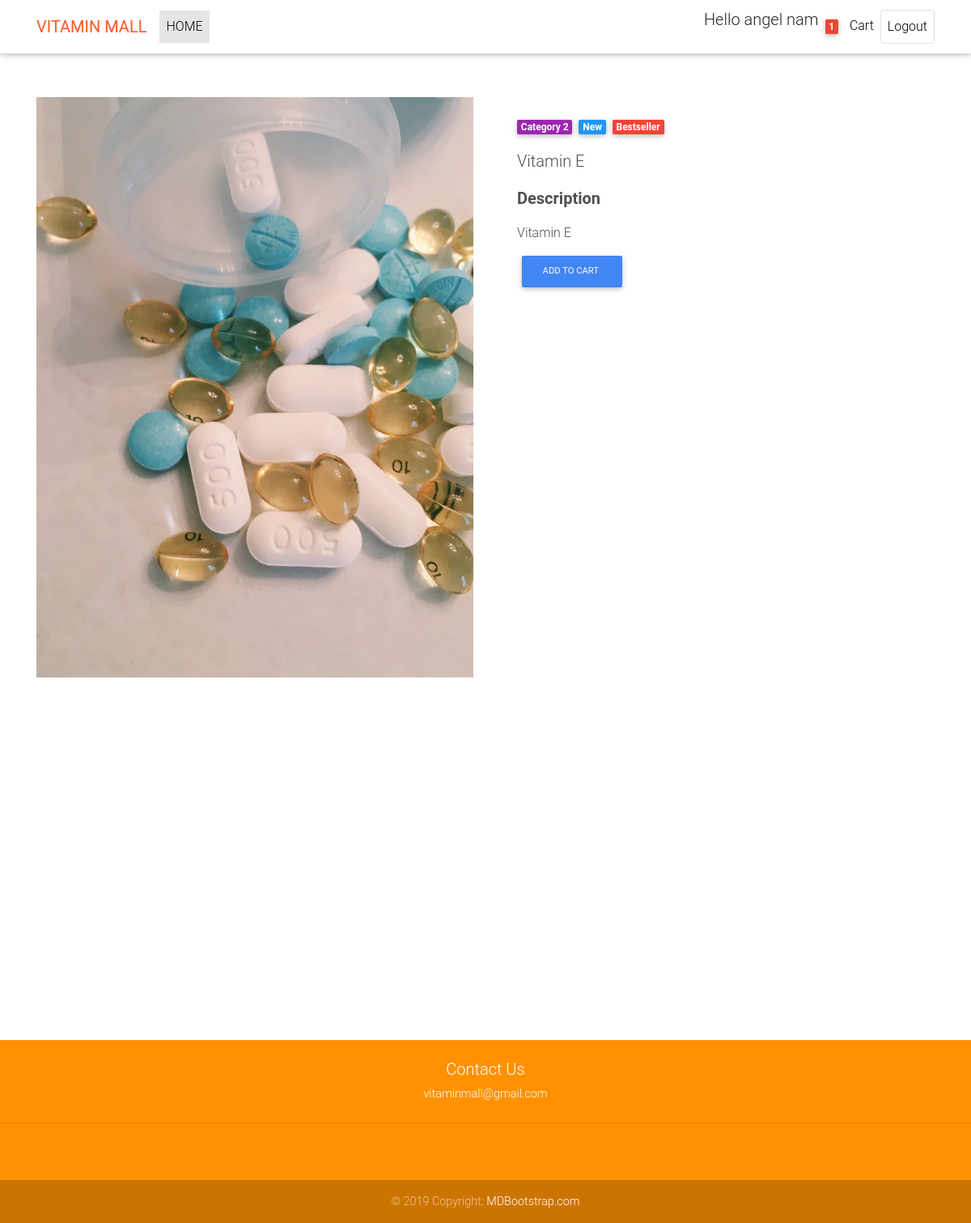
Page /main/product/4 (signed in) on the committed database.
### vitaminapp/models.py (models this page shows, shortened)
class User(models.Model):
    first_name = models.CharField(max_length=255)
    last_name = models.CharField(max_length=255)
    email = models.EmailField(max_length=255)
    password = models.CharField(max_length=255)
    register_date = models.DateTimeField(auto_now_add=True, verbose_name="modification_date ")
    created_at = models.DateField(auto_now_add=True)
    updated_at = models.DateField(auto_now=True)
    profile_pic = models.ImageField(null=True, blank=True, upload_to='images')
    objects = UserManager()
    class Meta:
        db_table = 'vitamin_user'
        verbose_name = 'user'
        verbose_name_plural = 'user'

class Product(models.Model):
    product_name = models.CharField(max_length=45,blank=True)
    price= models.IntegerField(verbose_name='product_price' )
    description = models.TextField(verbose_name='product_info')
    stock = models.IntegerField(verbose_name='product_stock')
    date = models.DateTimeField()
    created_at = models.DateField(auto_now_add=True)
    updated_at = models.DateField(auto_now=True)
    product_pic = models.ImageField(null=True, blank=True, upload_to='product_images')
    objects = ProductManager()
    class Meta:
        db_table = 'vitamin_product'
        verbose_name = 'product'
        verbose_name_plural = 'product'

### vitaminapp/views.py (the view)
# urls.py: path('main/product/<int:id>', views.loggedin_product),
def loggedin_product(request, id):
    context = {
        'one_product': Product.objects.get(id=id),
        'this_user': User.objects.get(id=request.session['user_id'])
    }
    return render(request, "loggedin_product.html", context)

### vitaminapp/templates/loggedin_product.html (shortened to what this page needs)
{% load static %}
<!DOCTYPE html>
<html lang="en">
    <head>
        <link
        href="{% static 'css/bootstrap.css' %}" rel="stylesheet">
        <link
        href="{% static 'css/mdb.min.css' %}" rel="stylesheet">
        <link href="{% static 'css/style.min.css' %}" rel="stylesheet">
    </head>
    <body>
        <nav class="navbar fixed-top navbar-expand-lg navbar-light white scrolling-navbar">
            <div
                class="container">
                <a class="navbar-brand waves-effect" href="/main" target="_blank">
                    <strong class="deep-orange-text">VITAMIN MALL</strong>
                </a>
                <div
                    class="collapse navbar-collapse" id="navbarSupportedContent">
                    <ul class="navbar-nav mr-auto">
                        <li class="nav-item active">
                            <a class="nav-link waves-effect" href="#">HOME
                            </a>
                        </li>
                    </ul>
                    <ul class="navbar-nav nav-flex-icons">
                        <li>
                            <h5>Hello
                                {{ this_user.first_name }}
                                {{ this_user.last_name }}</h5>
                        </li>
                        <li class="nav-item">
                            <a class="nav-link waves-effect">
                                <span class="badge red z-depth-1 mr-1">
                                    1
                                </span>
                                <i class="fas fa-shopping-cart"></i>
                                <span class="clearfix d-none d-sm-inline-block">
                                    Cart
                                </span>
                            </a>
                        </li>
                    <li class="nav-item">
                        <a href="https://github.com/mdbootstrap/bootstrap-material-design" class="nav-link border border-light rounded waves-effect" target="_blank">
                            Logout
                        </a>
                    </li>
                </ul>
            </div>
        </div>
    </body>
</html></nav><main class="mt-5 pt-4">
<div
    class="container dark-grey-text mt-5">
    <div
        class="row2 wow fadeIn">
        <div class="col-md-6 mb-4">
            <img src="{{ one_product.product_pic }}" class="img-fluid" alt="">
        </div>
        <div
            class="col-md-6 mb-4">
            <div class="p-4">
                <div class="mb-3">
                    <a href="">
                        <span class="badge purple mr-1">Category 2</span>
                    </a>
                    <a href="">
                        <span class="badge blue mr-1">New</span>
                    </a>
                    <a href="">
                        <span class="badge red mr-1">Bestseller</span>
                    </a>
                </div>
                <p class="lead">
                    <span>{{ one_product.product_name }}</span>
                </p>
                <p class="lead font-weight-bold">Description</p>
                <p>{{ one_product.description }}</p>
                <a action="/checkout" method="post" class="btn btn-primary btn-md my-0 p" type="submit">Add to cart
                </a>
            </div>
        </div>
    </div>
</main>
<div id="carousel-example-1z" class="carousel slide carousel-fade pt-4" data-ride="carousel"></div>
<footer
    class="page-footer text-center font-small mt-4 orange accent-3 fadeIn">
    <div class="pt-4">
        <h5>Contact Us</h5>
        <p>vitaminmall@gmail.com</p>
    </div>
    <hr
    class="my-4">
    <div class="pb-4">
        <a href="https://www.facebook.com/mdbootstrap" target="_blank">
        </a>
        <a href="https://instagram.com/MDBootstrap" target="_blank">
        </a>
    </div>
    <div class="footer-copyright py-3">
        © 2019 Copyright:
        <a href="https://mdbootstrap.com/education/bootstrap/" target="_blank">
            MDBootstrap.com
        </a>
    </div>
</footer></body></html>

### rows in the picture
User: first_name "angel", last_name "nam"
Product: product_pic (picture), product_name "Vitamin E", description "Vitamin E"
